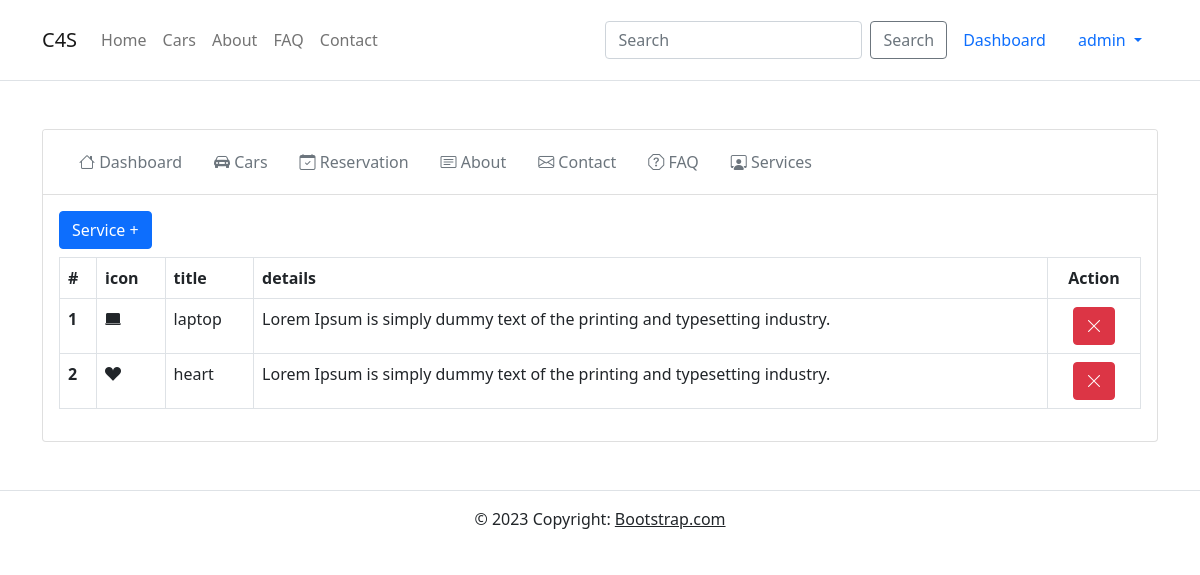
Page /admin/services.php (signed in) on the committed database.
### tables this page shows
CREATE TABLE IF NOT EXISTS `services` (
  `id` int(11) NOT NULL AUTO_INCREMENT,
  `icon` varchar(255) NOT NULL,
  `title` varchar(255) NOT NULL,
  `details` text NOT NULL,
  PRIMARY KEY (`id`)
);

### admin/services.php (the view, shortened to what this page needs)
<?php
include "../config/db.php";
include "../inc/head.php";
include "../inc/navbar.php";
?>
<div class="container">
    <section class="mt-5">
        <div class="card">
            <div class="card-header bg-white">
                <?php include "tabs.php"; ?>
            </div>
            <div class="card-body">
                <button type="button" class="btn btn-primary mb-2" data-bs-toggle="modal" data-bs-target="#exampleModal">
                    Service +
                </button>
                <table class="table table-bordered">
                    <thead>
                        <tr>
                            <th scope="col">#</th>
                            <th scope="col">icon</th>
                            <th scope="col">title</th>
                            <th scope="col">details</th>
                            <th scope="col" class="text-center">Action</th>
                        </tr>
                    </thead>
                    <tbody>
                        <?php
                        @$rows = mysqli_query($conn, "SELECT * FROM services ORDER BY id DESC");
                        foreach (@$rows as $key => $row) :
                        ?>
                            <tr>
                                <th scope="row"><?php echo $key + 1; ?></th>
                                <td><?php echo $row['icon']; ?></td>
                                <td><?php echo $row['title']; ?></td>
                                <td><?php echo $row['details']; ?></td>
                                <td class="text-center">
                                    <form method="post" action="<?php $_PHP_SELF ?>">
                                        <button type="submit" name="remove" class="btn btn-danger"><i class="bi bi-x-lg"></i></button>
                                    </form>
                                </td>
                            </tr>
                        <?php endforeach; ?>
                    </tbody>
                </table>
            </div>
        </div>
    </section>
</div>
<?php
include "../inc/footer.php";
?>

### rows in the picture
services: title "laptop", details "Lorem Ipsum is simply dummy text of the printing and typesetting industry."
services: title "heart", details "Lorem Ipsum is simply dummy text of the printing and typesetting industry."

### other values in the picture
$_SESSION['login_username'] "admin"
